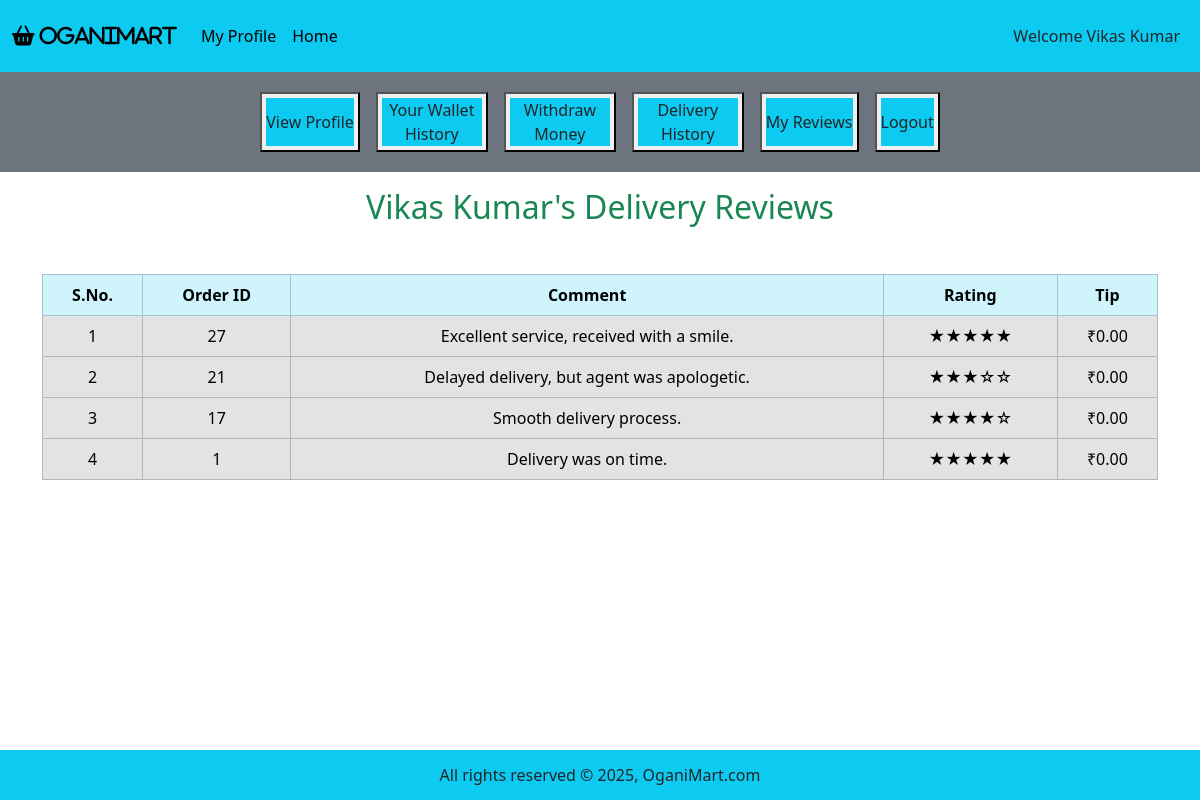
/agent_mode/profile_page.php?agent_id=5&view_reviews, run on the app's committed database.
### tables this page shows
CREATE TABLE `deliveryagent` (
  `agentID` int(11) NOT NULL,
  `first_name` varchar(50) NOT NULL,
  `last_name` varchar(50) DEFAULT NULL,
  `availabilityStatus` varchar(20) NOT NULL DEFAULT 'Offline',
  `phone_no` bigint(20) NOT NULL,
  `email` varchar(100) NOT NULL,
  `password` varchar(50) NOT NULL,
  `dob` date NOT NULL,
  `age` int(11) DEFAULT 0
);

CREATE TABLE `deliveryreview` (
  `deliveryReviewID` int(11) NOT NULL,
  `orderID` int(11) NOT NULL,
  `agentID` int(11) NOT NULL,
  `comment` text DEFAULT NULL,
  `rating` int(11) DEFAULT 5 CHECK (`rating` >= 1 and `rating` <= 5),
  `tip` decimal(10,2) DEFAULT 0.00
);

### agent_mode/profile_page.php (the view, shortened to what this page needs)
<?php
include ('../includes/connect.php');
if (isset ($_GET['agent_id'])) {
    $agent_id = $_GET['agent_id'];
    $get_data = "SELECT * FROM deliveryAgent WHERE agentID = $agent_id;";
    $result_get = mysqli_query($con, $get_data);
    $row_data = mysqli_fetch_assoc($result_get);
    $agent_id = $row_data["agentID"];
    $agent_fname = $row_data['first_name'];
    $agent_lname = $row_data['last_name'];
    $agent_status = $row_data['availabilityStatus'];
    if ($agent_lname === null) {
        $agent_name = $agent_fname;
    } else {
        $agent_name = $agent_fname . ' ' . $agent_lname;
    }
    if ($agent_status == "Offline") {
        $nextPage = "offlineHome";
    } else {
        $nextPage = "home";
    }
}
?>
<!DOCTYPE html>
<html lang="en">
<head>
    <link href="https://cdn.jsdelivr.net/npm/bootstrap@5.3.3/dist/css/bootstrap.min.css" rel="stylesheet"
>
    <link rel="stylesheet" href="https://cdnjs.cloudflare.com/ajax/libs/font-awesome/6.5.1/css/all.min.css"
 />
    <link rel="stylesheet" href="../style.css">
</head>
<body>
    <div class="container-fluid p-0">
        <nav class="navbar navbar-expand-lg bg-info">
            <div class="container-fluid">
                <a class="navbar-brand" href="#"><i class="fa fa-shopping-basket" aria-hidden="true"> OganiMart</i></a>
                <div class="collapse navbar-collapse" id="navbarSupportedContent">
                    <ul class="navbar-nav me-auto mb-2 mb-lg-0">
                        <li class="nav-item">
                            <a class="nav-link active" aria-current="page"
                                href='profile_page.php?agent_id=<?php echo "$agent_id"; ?>'>My Profile</a>
                        </li>
                        <li class="nav-item">
                            <a class="nav-link active" aria-current="page"
                                href="index.php?agent_id=<?php echo "$agent_id" . '&' . $nextPage; ?>">Home</a>
                        </li>
                </div>
                <nav class="navbar navbar-expand-lg">
                    <ul class="navbar-nav">
                        <li class="nav-item">
                            <a href="" class="nav-link text-dark">Welcome
                                <?php echo "$agent_name"; ?>
                            </a>
                        </li>
                    </ul>
                </nav>
            </div>
        </nav>
        <div class="row">
            <div class="col-md-12 bg-secondary p-1 align-items-center">
                <div class="button text-center">
                    <button class="my-3 mx-2"><a
                            href="profile_page.php?agent_id=<?php echo "$agent_id"; ?>&view_profile"
                            class="nav-link text-dark bg-info my-1 mx-1">View Profile</a></button>
                    <button class="my-3 mx-2"><a
                            href="profile_page.php?agent_id=<?php echo "$agent_id"; ?>&wallet_history"
                            class="nav-link text-dark bg-info my-1 mx-1">Your Wallet History</a></button>
                    <button class="my-3 mx-2"><a href="profile_page.php?agent_id=<?php echo "$agent_id"; ?>&top_up"
                            class="nav-link text-dark bg-info my-1 mx-1">Withdraw Money</a></button>
                    <button class="my-3 mx-2"><a href="profile_page.php?agent_id=<?php echo "$agent_id"; ?>&history"
                            class="nav-link text-dark bg-info my-1 mx-1">Delivery History</a></button>
                    <button class="my-3 mx-2"><a
                            href="profile_page.php?agent_id=<?php echo "$agent_id"; ?>&view_reviews"
                            class="nav-link text-dark bg-info my-1 mx-1">My Reviews</a></button>
                    <button class="my-3 mx-2"><a href="../start.php"
                            class="nav-link text-dark bg-info my-1 mx-1">Logout</a></button>
                </div>
            </div>
        </div>
        <div class="container my-3">
            <?php
            if (isset ($_GET['view_reviews'])) {
                include ('agent_reviews.php');
            }
            ?>
        </div>
        <?php
        include ("../includes/footer.php");
        ?>
    </div>
</body>
</html>

### agent_mode/agent_reviews.php (shortened to what this page needs)
<?php
$fetch_dreview = "SELECT * FROM DeliveryReview WHERE agentID = $agent_id;";
$result_fetch = mysqli_query($con, $fetch_dreview);
$num_of_rows = mysqli_num_rows($result_fetch);
if ($num_of_rows == 0) {
    echo "<h2 class='text-center text-danger'> No Delivery Reviews have been submitted by the customers! </h2>";
} else {
    ?>
        <h2 class="text-center text-success"><?php echo "$agent_name's Delivery Reviews"; ?></h2>
    <table class="table table-bordered mt-5">
        <thead class="table-info text-center text-white">
            <tr>
                <th>S.No.</th>
                <th>Order ID</th>
                <th>Comment</th>
                <th>Rating</th>
                <th>Tip</th>
            </tr>
        </thead>
        <tbody class="table-secondary text-white">
            <?php
            $fetch_dreview = "SELECT * FROM DeliveryReview WHERE agentID = $agent_id ORDER BY orderID DESC;";
            $result_fetch = mysqli_query($con, $fetch_dreview);
            $count = 1;
            while ($fetch_row = mysqli_fetch_assoc($result_fetch)) {
                $order_id = $fetch_row["orderID"];
                $comment = $fetch_row['comment'];
                $rating = $fetch_row['rating'];
                $tip = $fetch_row['tip'];
                ?>
                <tr class='text-center align-middle'>
                    <td>
                        <?php echo $count++; ?>
                    </td>
                    <td>
                        <?php echo $order_id; ?>
                    </td>
                    <td>
                        <?php echo $comment; ?>
                    </td>
                    <td>
                        <?php
                        $stars = '';
                        $filledStars = intval($rating);
                        $emptyStars = 5 - $filledStars;
                        for ($i = 0; $i < $filledStars; $i++) {
                            $stars .= '★';
                        }
                        for ($i = 0; $i < $emptyStars; $i++) {
                            $stars .= '☆';
                        }
                        echo $stars;
                        ?>
                    </td>
                    <td>
                        <?php echo "₹$tip"; ?>
                    </td>
                </tr>
                <?php
            }
            ?>
        </tbody>
    </table>
    <?php
}
?>

### style.css (style rules this page uses)
* { margin: 0; padding: 0; box-sizing: border-box; }

### agent_mode/profile_page.php (style rules this page uses)
body { overflow-x: hidden; }
.button { display: flex; justify-content: center; }
.button .nav-link { white-space: normal; max-width: 100px; min-height: 48px; text-align: center; display: flex; align-items: center; margin: 10px; }

### includes/footer.php (style rules this page uses)
body { margin: 0; padding: 0; min-height: 100vh; position: relative; }

### data on the page
deliveryagent: agent_name "Vikas Kumar"
deliveryreview: orderID "27", comment "Excellent service, received with a smile.", stars "★★★★★", tip "0.00"
deliveryreview: orderID "21", comment "Delayed delivery, but agent was apologetic.", stars "★★★☆☆", tip "0.00"
deliveryreview: orderID "17", comment "Smooth delivery process.", stars "★★★★☆", tip "0.00"
deliveryreview: orderID "1", comment "Delivery was on time.", stars "★★★★★", tip "0.00"
